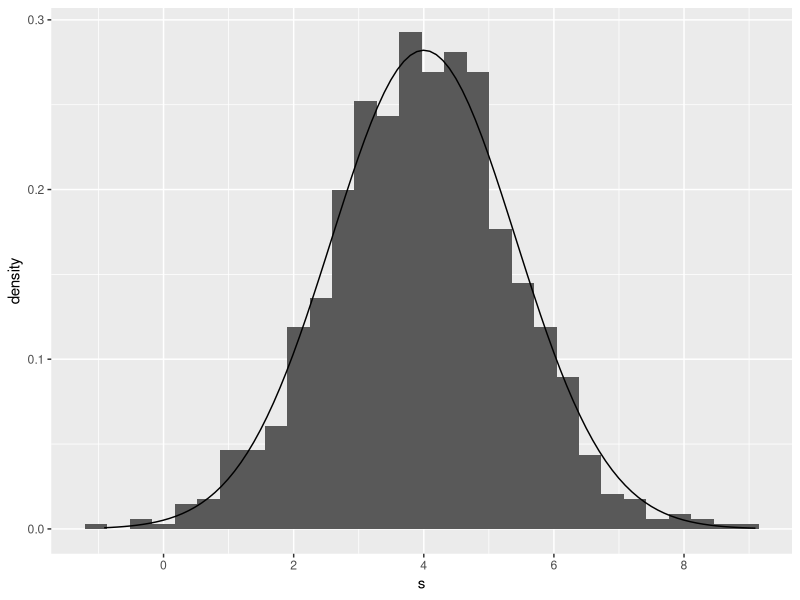
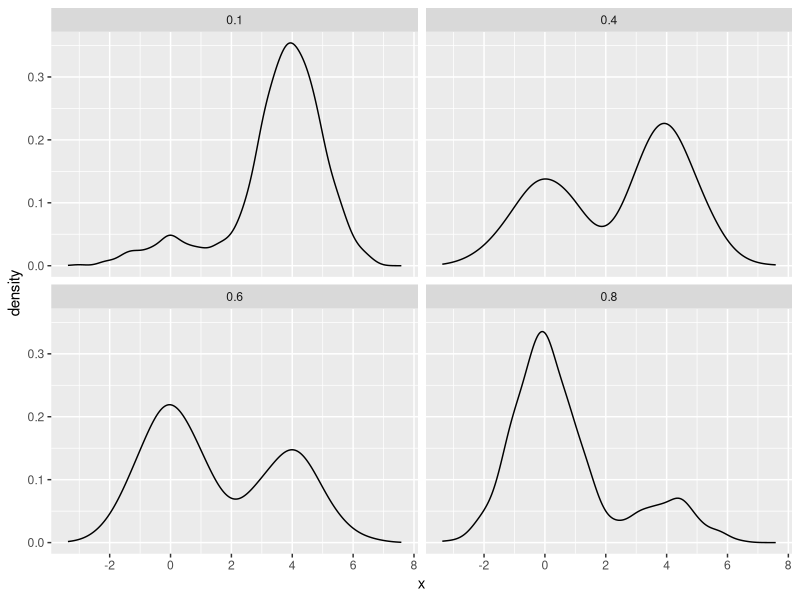
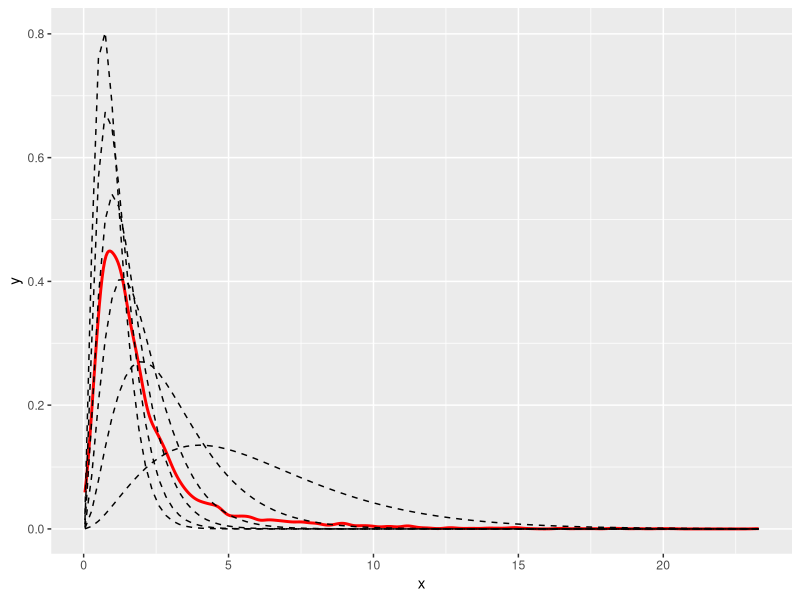
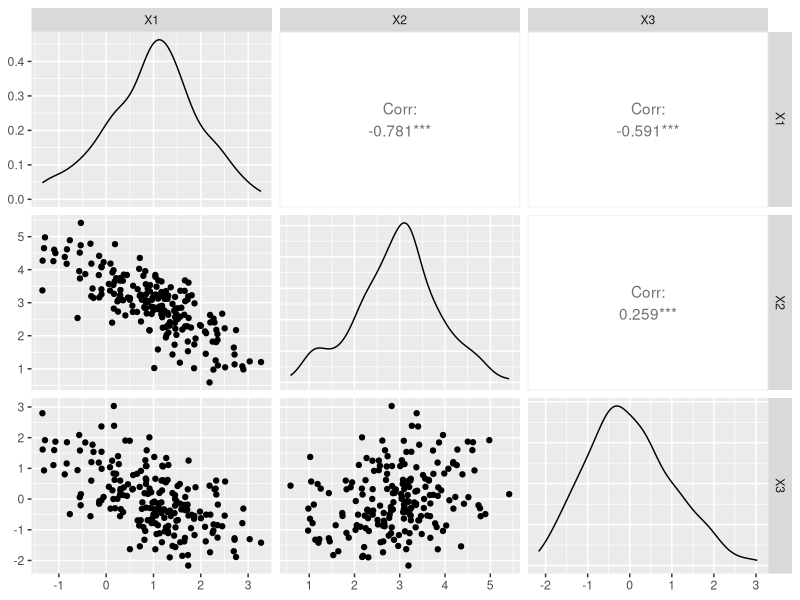

R code for these plots, in order:
## ---- chunk 1
set.seed(42)

n <- 1000
x1 <- rnorm(n, 0, 1)
x2 <- rnorm(n, 4, 1)
s <- x1 + x2

library(ggplot2)

ggplot(data.frame(s)) +
	geom_histogram( mapping = aes( x = s, y = stat(density) ) ) +
	stat_function(fun = dnorm, args = list(mean = 4, sd = sqrt(2))) +
	# breaks denote where the ticks start, stop and spacing
	scale_x_continuous(breaks = seq(-2, 10, 2))

## ---- chunk 2
p <- c(0.1, 0.4, 0.6, 0.8)

ind <- lapply(p, function(p) sample(0:1, n, replace = TRUE, c(1-p, p)))
# i * x1 is a elementwise multiplication of all elements in x1 with all elements in ind at index i (1000)
x_mix <- lapply(ind, function(i) i * x1 + (1 - i) * x2)

p_rep <- rep(p, each = n)

mix_samples <- data.frame(p = rep(p, each = n), x = unlist(x_mix))

ggplot(mix_samples) +
	geom_density(mapping = aes(x = x)) +
	facet_wrap(~ p)
	
## ---- chunk 3
n <- 5000
theta <- c(0.1, 0.1, 0.2, 0.2, 0.3, 0.1)
lambda <- c(0.5, 1, 1.5, 2, 2.5, 3)

# Sample from the disrete lambda n times according to theta probabilities
rate <- sample(lambda, size = n, replace = TRUE, prob = theta)
# We take n samples, taking values for provided shape and rate in order and recycling them untili we have n samples
# x - vector of variates 
x <- rgamma(n, shape = 3, rate = rate)

library(ggplot2)

# geom_desity is the smooth version of a histogram
p <- ggplot(data.frame(x)) +
	geom_density(mapping = aes(x = x), color = "red", size = 1)

# add layers to the plot
for (i in 1:6){
	# each layer is a density plot of gamma dist. for given shape and rate
	p <- p + stat_function(fun = dgamma,
												 args = list(shape = 3, rate = lambda[i]),
												 linetype = "dashed")
}
p
## ---- chunk 4
generate_multinorm <- function(n, p, mu, Sigma) {
	# byrow = TRUE takes the elements from the provided data (mu) and puts them in a matrix filling row by row and recycling
	# mu will be a vector of the size p so matrix M will have this row vector repeat n times 
	M <- matrix(mu, n, p, byrow = TRUE)
	# here the data is of the size n*p and is stored in n,p matrix by filling columns
	# a single variate of our random variable is of size 3 and we have n variates
	Z <- matrix(rnorm(n * p), nrow = n, ncol = p)
	# Cholesky: Sigma = Q' * Q
	Q <- chol(Sigma)
	X <- Z %*% Q + M
}
## ---- chunk 5
set.seed(314)

mu <- c(1,3,0)
Sigma <- matrix(c(1,-0.8,-0.5, -0.8,1,0.2, -0.5,0.2,1), nrow = 3, ncol = 3)

X200 <- generate_multinorm(n = 200, p = 3, mu, Sigma)
X1000 <- generate_multinorm(n = 1000, p = 3, mu, Sigma)
## ---- chunk 6
library(GGally)
# ggpairs will plot graphically the covariance matrix
# on the diagonal, instead of the variance we will have density graph
# off diagonal represent correlation in graphics (lower) and in numbers (upper)
ggpairs(data.frame(X200))
## ---- chunk 7
cov(X200)
abs(Sigma - cov(X200))
